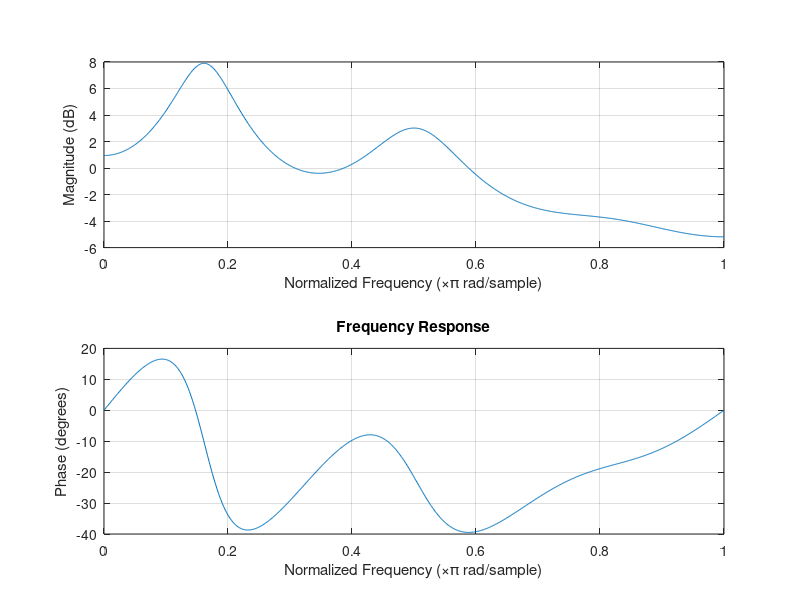

Write the MATLAB code that produced this figure.
b = 1; % numerator
a = [1,-0.5,0.2,-0.1,0.007,0.14,0.15]; % denominator
figure();
freqz(b,a,1001);
title("Frequency Response");
